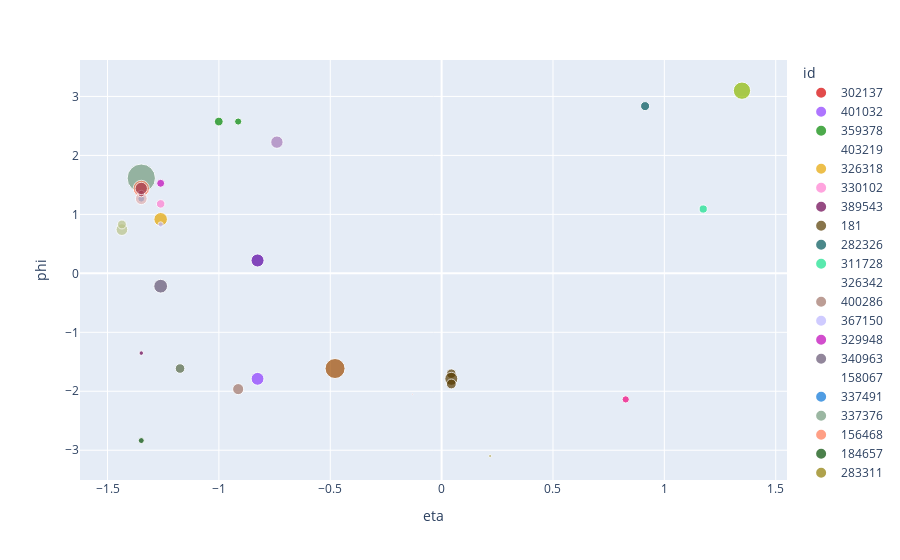

Notebook cell for this chart:
### Code cell
px.scatter(plot_df, x='eta', y='phi', size='energy', color='id', color_discrete_sequence=get_palette(plot_df['id']))

### Figure 1 — Plotly figure (JSON) as saved in the notebook; plotly's stock layout.template omitted (floating-point values rounded to 4 significant figures)
{"data": [{"hovertemplate": "id=302137<br>eta=%{x}<br>phi=%{y}<br>energy=%{marker.size}<extra></extra>", "legendgroup": "302137", "marker": {"color": "rgb(214, 0, 0)", "size": [0.00363, 0], "sizemode": "area", "sizeref": 0.006676, "symbol": "circle"}, "mode": "markers", "name": "302137", "orientation": "v", "showlegend": true, "type": "scatter", "x": [-0.1305, -0.2175], "xaxis": "x", "y": [-2.051, -2.051], "yaxis": "y"}, {"hovertemplate": "id=401032<br>eta=%{x}<br>phi=%{y}<br>energy=%{marker.size}<extra></extra>", "legendgroup": "401032", "marker": {"color": "rgb(140, 59, 255)", "size": [0.5512], "sizemode": "area", "sizeref": 0.006676, "symbol": "circle"}, "mode": "markers", "name": "401032", "orientation": "v", "showlegend": true, "type": "scatter", "x": [-0.8265], "xaxis": "x", "y": [-1.789], "yaxis": "y"}, {"hovertemplate": "id=359378<br>eta=%{x}<br>phi=%{y}<br>energy=%{marker.size}<extra></extra>", "legendgroup": "359378", "marker": {"color": "rgb(1, 135, 0)", "size": [0.1714, 0.2544], "sizemode": "area", "sizeref": 0.006676, "symbol": "circle"}, "mode": "markers", "name": "359378", "orientation": "v", "showlegend": true, "type": "scatter", "x": [-0.9135, -1.0], "xaxis": "x", "y": [2.574, 2.574], "yaxis": "y"}, {"hovertemplate": "id=403219<br>eta=%{x}<br>phi=%{y}<br>energy=%{marker.size}<extra></extra>", "legendgroup": "403219", "marker": {"color": "rgb(0, 172, 198)", "size": [0], "sizemode": "area", "sizeref": 0.006676, "symbol": "circle"}, "mode": "markers", "name": "403219", "orientation": "v", "showlegend": true, "type": "scatter", "x": [-1.001], "xaxis": "x", "y": [2.923], "yaxis": "y"}, {"hovertemplate": "id=326318<br>eta=%{x}<br>phi=%{y}<br>energy=%{marker.size}<extra></extra>", "legendgroup": "326318", "marker": {"color": "rgb(230, 165, 0)", "size": [0.6125], "sizemode": "area", "sizeref": 0.006676, "symbol": "circle"}, "mode": "markers", "name": "326318", "orientation": "v", "showlegend": true, "type": "scatter", "x": [-1.262], "xaxis": "x", "y": [0.9163], "yaxis": "y"}, {"hovertemplate": "id=330102<br>eta=%{x}<br>phi=%{y}<br>energy=%{marker.size}<extra></extra>", "legendgroup": "330102", "marker": {"color": "rgb(255, 126, 209)", "size": [0.2448], "sizemode": "area", "sizeref": 0.006676, "symbol": "circle"}, "mode": "markers", "name": "330102", "orientation": "v", "showlegend": true, "type": "scatter", "x": [-1.262], "xaxis": "x", "y": [1.178], "yaxis": "y"}, {"hovertemplate": "id=389543<br>eta=%{x}<br>phi=%{y}<br>energy=%{marker.size}<extra></extra>", "legendgroup": "389543", "marker": {"color": "rgb(107, 0, 79)", "size": [0.0672], "sizemode": "area", "sizeref": 0.006676, "symbol": "circle"}, "mode": "markers", "name": "389543", "orientation": "v", "showlegend": true, "type": "scatter", "x": [-1.349], "xaxis": "x", "y": [-1.353], "yaxis": "y"}, {"hovertemplate": "id=181<br>eta=%{x}<br>phi=%{y}<br>energy=%{marker.size}<extra></extra>", "legendgroup": "181", "marker": {"color": "rgb(87, 59, 0)", "size": [0.3022, 0.5664, 0.3233], "sizemode": "area", "sizeref": 0.006676, "symbol": "circle"}, "mode": "markers", "name": "181", "orientation": "v", "showlegend": true, "type": "scatter", "x": [0.0435, 0.0435, 0.0435], "xaxis": "x", "y": [-1.702, -1.789, -1.876], "yaxis": "y"}, {"hovertemplate": "id=282326<br>eta=%{x}<br>phi=%{y}<br>energy=%{marker.size}<extra></extra>", "legendgroup": "282326", "marker": {"color": "rgb(0, 86, 89)", "size": [0.2753], "sizemode": "area", "sizeref": 0.006676, "symbol": "circle"}, "mode": "markers", "name": "282326", "orientation": "v", "showlegend": true, "type": "scatter", "x": [0.9135], "xaxis": "x", "y": [2.836], "yaxis": "y"}, {"hovertemplate": "id=311728<br>eta=%{x}<br>phi=%{y}<br>energy=%{marker.size}<extra></extra>", "legendgroup": "311728", "marker": {"color": "rgb(21, 225, 140)", "size": [0.2251], "sizemode": "area", "sizeref": 0.006676, "symbol": "circle"}, "mode": "markers", "name": "311728", "orientation": "v", "showlegend": true, "type": "scatter", "x": [1.174], "xaxis": "x", "y": [1.091], "yaxis": "y"}, {"hovertemplate": "id=326342<br>eta=%{x}<br>phi=%{y}<br>energy=%{marker.size}<extra></extra>", "legendgroup": "326342", "marker": {"color": "rgb(0, 0, 221)", "size": [0], "sizemode": "area", "sizeref": 0.006676, "symbol": "circle"}, "mode": "markers", "name": "326342", "orientation": "v", "showlegend": true, "type": "scatter", "x": [-0.8265], "xaxis": "x", "y": [-2.662], "yaxis": "y"}, {"hovertemplate": "id=400286<br>eta=%{x}<br>phi=%{y}<br>energy=%{marker.size}<extra></extra>", "legendgroup": "400286", "marker": {"color": "rgb(161, 117, 105)", "size": [0.412], "sizemode": "area", "sizeref": 0.006676, "symbol": "circle"}, "mode": "markers", "name": "400286", "orientation": "v", "showlegend": true, "type": "scatter", "x": [-0.9135], "xaxis": "x", "y": [-1.963], "yaxis": "y"}, {"hovertemplate": "id=367150<br>eta=%{x}<br>phi=%{y}<br>energy=%{marker.size}<extra></extra>", "legendgroup": "367150", "marker": {"color": "rgb(188, 182, 255)", "size": [0.09352], "sizemode": "area", "sizeref": 0.006676, "symbol": "circle"}, "mode": "markers", "name": "367150", "orientation": "v", "showlegend": true, "type": "scatter", "x": [-1.261], "xaxis": "x", "y": [0.829], "yaxis": "y"}, {"hovertemplate": "id=329948<br>eta=%{x}<br>phi=%{y}<br>energy=%{marker.size}<extra></extra>", "legendgroup": "329948", "marker": {"color": "rgb(191, 3, 184)", "size": [0.214], "sizemode": "area", "sizeref": 0.006676, "symbol": "circle"}, "mode": "markers", "name": "329948", "orientation": "v", "showlegend": true, "type": "scatter", "x": [-1.262], "xaxis": "x", "y": [1.527], "yaxis": "y"}, {"hovertemplate": "id=340963<br>eta=%{x}<br>phi=%{y}<br>energy=%{marker.size}<extra></extra>", "legendgroup": "340963", "marker": {"color": "rgb(100, 84, 114)", "size": [0.6339], "sizemode": "area", "sizeref": 0.006676, "symbol": "circle"}, "mode": "markers", "name": "340963", "orientation": "v", "showlegend": true, "type": "scatter", "x": [-1.261], "xaxis": "x", "y": [-0.2182], "yaxis": "y"}, {"hovertemplate": "id=158067<br>eta=%{x}<br>phi=%{y}<br>energy=%{marker.size}<extra></extra>", "legendgroup": "158067", "marker": {"color": "rgb(121, 0, 0)", "size": [0], "sizemode": "area", "sizeref": 0.006676, "symbol": "circle"}, "mode": "markers", "name": "158067", "orientation": "v", "showlegend": true, "type": "scatter", "x": [-1.349], "xaxis": "x", "y": [0.7418], "yaxis": "y"}, {"hovertemplate": "id=337491<br>eta=%{x}<br>phi=%{y}<br>energy=%{marker.size}<extra></extra>", "legendgroup": "337491", "marker": {"color": "rgb(7, 116, 216)", "size": [0.1562], "sizemode": "area", "sizeref": 0.006676, "symbol": "circle"}, "mode": "markers", "name": "337491", "orientation": "v", "showlegend": true, "type": "scatter", "x": [-1.349], "xaxis": "x", "y": [1.265], "yaxis": "y"}, {"hovertemplate": "id=337376<br>eta=%{x}<br>phi=%{y}<br>energy=%{marker.size}<extra></extra>", "legendgroup": "337376", "marker": {"color": "rgb(114, 154, 124)", "size": [0.09839, 2.671], "sizemode": "area", "sizeref": 0.006676, "symbol": "circle"}, "mode": "markers", "name": "337376", "orientation": "v", "showlegend": true, "type": "scatter", "x": [-1.349, -1.349], "xaxis": "x", "y": [1.353, 1.614], "yaxis": "y"}, {"hovertemplate": "id=156468<br>eta=%{x}<br>phi=%{y}<br>energy=%{marker.size}<extra></extra>", "legendgroup": "156468", "marker": {"color": "rgb(255, 119, 82)", "size": [0.886], "sizemode": "area", "sizeref": 0.006676, "symbol": "circle"}, "mode": "markers", "name": "156468", "orientation": "v", "showlegend": true, "type": "scatter", "x": [-1.349], "xaxis": "x", "y": [1.44], "yaxis": "y"}, {"hovertemplate": "id=184657<br>eta=%{x}<br>phi=%{y}<br>energy=%{marker.size}<extra></extra>", "legendgroup": "184657", "marker": {"color": "rgb(0, 75, 0)", "size": [0.1179], "sizemode": "area", "sizeref": 0.006676, "symbol": "circle"}, "mode": "markers", "name": "184657", "orientation": "v", "showlegend": true, "type": "scatter", "x": [-1.349], "xaxis": "x", "y": [-2.836], "yaxis": "y"}, {"hovertemplate": "id=283311<br>eta=%{x}<br>phi=%{y}<br>energy=%{marker.size}<extra></extra>", "legendgroup": "283311", "marker": {"color": "rgb(142, 123, 1)", "size": [0.0251], "sizemode": "area", "sizeref": 0.006676, "symbol": "circle"}, "mode": "markers", "name": "283311", "orientation": "v", "showlegend": true, "type": "scatter", "x": [0.2175], "xaxis": "x", "y": [-3.098], "yaxis": "y"}, {"hovertemplate": "id=239250<br>eta=%{x}<br>phi=%{y}<br>energy=%{marker.size}<extra></extra>", "legendgroup": "239250", "marker": {"color": "rgb(242, 0, 123)", "size": [0.1746], "sizemode": "area", "sizeref": 0.006676, "symbol": "circle"}, "mode": "markers", "name": "239250", "orientation": "v", "showlegend": true, "type": "scatter", "x": [0.8265], "xaxis": "x", "y": [-2.138], "yaxis": "y"}, {"hovertemplate": "id=381670<br>eta=%{x}<br>phi=%{y}<br>energy=%{marker.size}<extra></extra>", "legendgroup": "381670", "marker": {"color": "rgb(142, 186, 0)", "size": [1.0], "sizemode": "area", "sizeref": 0.006676, "symbol": "circle"}, "mode": "markers", "name": "381670", "orientation": "v", "showlegend": true, "type": "scatter", "x": [1.349], "xaxis": "x", "y": [3.098], "yaxis": "y"}, {"hovertemplate": "id=359995<br>eta=%{x}<br>phi=%{y}<br>energy=%{marker.size}<extra></extra>", "legendgroup": "359995", "marker": {"color": "rgb(165, 123, 184)", "size": [0.5137], "sizemode": "area", "sizeref": 0.006676, "symbol": "circle"}, "mode": "markers", "name": "359995", "orientation": "v", "showlegend": true, "type": "scatter", "x": [-0.7395], "xaxis": "x", "y": [2.225], "yaxis": "y"}, {"hovertemplate": "id=289930<br>eta=%{x}<br>phi=%{y}<br>energy=%{marker.size}<extra></extra>", "legendgroup": "289930", "marker": {"color": "rgb(89, 1, 163)", "size": [0.5681], "sizemode": "area", "sizeref": 0.006676, "symbol": "circle"}, "mode": "markers", "name": "289930", "orientation": "v", "showlegend": true, "type": "scatter", "x": [-0.8265], "xaxis": "x", "y": [0.2182], "yaxis": "y"}, {"hovertemplate": "id=331966<br>eta=%{x}<br>phi=%{y}<br>energy=%{marker.size}<extra></extra>", "legendgroup": "331966", "marker": {"color": "rgb(226, 175, 175)", "size": [0.4602], "sizemode": "area", "sizeref": 0.006676, "symbol": "circle"}, "mode": "markers", "name": "331966", "orientation": "v", "showlegend": true, "type": "scatter", "x": [-1.348], "xaxis": "x", "y": [1.265], "yaxis": "y"}, {"hovertemplate": "id=156114<br>eta=%{x}<br>phi=%{y}<br>energy=%{marker.size}<extra></extra>", "legendgroup": "156114", "marker": {"color": "rgb(160, 58, 82)", "size": [0.1489, 0.506], "sizemode": "area", "sizeref": 0.006676, "symbol": "circle"}, "mode": "markers", "name": "156114", "orientation": "v", "showlegend": true, "type": "scatter", "x": [-1.349, -1.349], "xaxis": "x", "y": [1.353, 1.44], "yaxis": "y"}, {"hovertemplate": "id=382987<br>eta=%{x}<br>phi=%{y}<br>energy=%{marker.size}<extra></extra>", "legendgroup": "382987", "marker": {"color": "rgb(161, 200, 200)", "size": [0, 0], "sizemode": "area", "sizeref": 0.006676, "symbol": "circle"}, "mode": "markers", "name": "382987", "orientation": "v", "showlegend": true, "type": "scatter", "x": [0.7395, 0.8265], "xaxis": "x", "y": [-2.051, -2.051], "yaxis": "y"}, {"hovertemplate": "id=353220<br>eta=%{x}<br>phi=%{y}<br>energy=%{marker.size}<extra></extra>", "legendgroup": "353220", "marker": {"color": "rgb(158, 75, 0)", "size": [1.334], "sizemode": "area", "sizeref": 0.006676, "symbol": "circle"}, "mode": "markers", "name": "353220", "orientation": "v", "showlegend": true, "type": "scatter", "x": [-0.4785], "xaxis": "x", "y": [-1.614], "yaxis": "y"}, {"hovertemplate": "id=410307<br>eta=%{x}<br>phi=%{y}<br>energy=%{marker.size}<extra></extra>", "legendgroup": "410307", "marker": {"color": "rgb(84, 103, 68)", "size": [0.3064], "sizemode": "area", "sizeref": 0.006676, "symbol": "circle"}, "mode": "markers", "name": "410307", "orientation": "v", "showlegend": true, "type": "scatter", "x": [-1.174], "xaxis": "x", "y": [-1.614], "yaxis": "y"}, {"hovertemplate": "id=326319<br>eta=%{x}<br>phi=%{y}<br>energy=%{marker.size}<extra></extra>", "legendgroup": "326319", "marker": {"color": "rgb(186, 195, 137)", "size": [0.4594, 0.2667], "sizemode": "area", "sizeref": 0.006676, "symbol": "circle"}, "mode": "markers", "name": "326319", "orientation": "v", "showlegend": true, "type": "scatter", "x": [-1.435, -1.436], "xaxis": "x", "y": [0.7418, 0.829], "yaxis": "y"}], "layout": {"legend": {"itemsizing": "constant", "title": {"text": "id"}, "tracegroupgap": 0}, "margin": {"t": 60}, "xaxis": {"anchor": "y", "domain": [0, 1], "title": {"text": "eta"}}, "yaxis": {"anchor": "x", "domain": [0, 1], "title": {"text": "phi"}}}}
